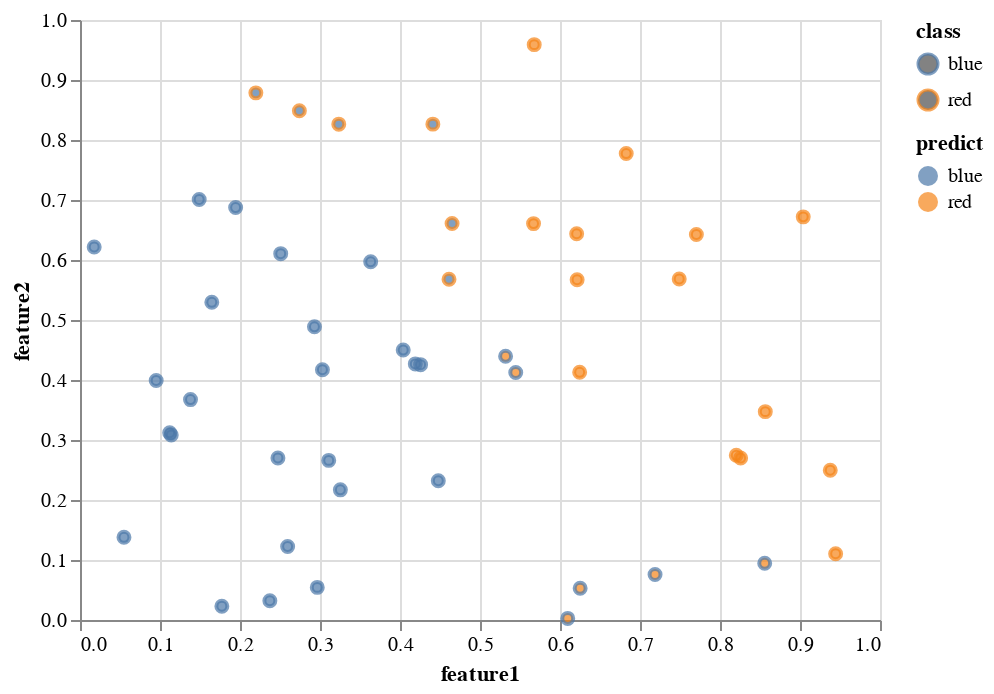

The notebook cell this image was saved under:
### Markdown cell above
Let us see how well we did. This graph puts everything together.

### Code cell
chart = (alt.Chart(df_test)
    .mark_point()
    .encode(
        x = "feature1",
        y = "feature2",
        color = "class",
        fill = "predict",
        tooltip = ["correct"]
    ))
chart

### Figure 1 — Vega-Lite specification as saved in the notebook (floating-point values rounded to 4 significant figures)
{"config": {"view": {"continuousWidth": 400, "continuousHeight": 300}}, "data": {"name": "data-41d45300c0470008a33cbcdc777c3080"}, "mark": "point", "encoding": {"color": {"type": "nominal", "field": "class"}, "fill": {"type": "nominal", "field": "predict"}, "tooltip": [{"type": "nominal", "field": "correct"}], "x": {"type": "quantitative", "field": "feature1"}, "y": {"type": "quantitative", "field": "feature2"}}, "$schema": "https://vega.github.io/schema/vega-lite/v4.8.1.json", "datasets": {"data-41d45300c0470008a33cbcdc777c3080": [{"class": "blue", "split": "test", "feature1": 0.7188, "feature2": 0.07595, "predict": "red", "correct": false}, {"class": "red", "split": "test", "feature1": 0.4411, "feature2": 0.8264, "predict": "blue", "correct": false}, {"class": "red", "split": "test", "feature1": 0.8203, "feature2": 0.2745, "predict": "red", "correct": true}, {"class": "red", "split": "test", "feature1": 0.6208, "feature2": 0.6437, "predict": "red", "correct": true}, {"class": "blue", "split": "test", "feature1": 0.3634, "feature2": 0.597, "predict": "blue", "correct": true}, {"class": "blue", "split": "test", "feature1": 0.3255, "feature2": 0.2169, "predict": "blue", "correct": true}, {"class": "red", "split": "test", "feature1": 0.4651, "feature2": 0.6608, "predict": "blue", "correct": false}, {"class": "blue", "split": "test", "feature1": 0.1945, "feature2": 0.6875, "predict": "blue", "correct": true}, {"class": "blue", "split": "test", "feature1": 0.2509, "feature2": 0.6106, "predict": "blue", "correct": true}, {"class": "red", "split": "test", "feature1": 0.6214, "feature2": 0.5672, "predict": "red", "correct": true}, {"class": "blue", "split": "test", "feature1": 0.1773, "feature2": 0.02296, "predict": "blue", "correct": true}, {"class": "red", "split": "test", "feature1": 0.749, "feature2": 0.5684, "predict": "red", "correct": true}, {"class": "blue", "split": "test", "feature1": 0.3109, "feature2": 0.266, "predict": "blue", "correct": true}, {"class": "blue", "split": "test", "feature1": 0.4479, "feature2": 0.2321, "predict": "blue", "correct": true}, {"class": "blue", "split": "test", "feature1": 0.2966, "feature2": 0.05437, "predict": "blue", "correct": true}, {"class": "red", "split": "test", "feature1": 0.8566, "feature2": 0.3473, "predict": "red", "correct": true}, {"class": "red", "split": "test", "feature1": 0.2198, "feature2": 0.8786, "predict": "blue", "correct": false}, {"class": "red", "split": "test", "feature1": 0.6246, "feature2": 0.4129, "predict": "red", "correct": true}, {"class": "red", "split": "test", "feature1": 0.6828, "feature2": 0.7774, "predict": "red", "correct": true}, {"class": "blue", "split": "test", "feature1": 0.6252, "feature2": 0.05289, "predict": "red", "correct": false}, {"class": "blue", "split": "test", "feature1": 0.8559, "feature2": 0.0945, "predict": "red", "correct": false}, {"class": "blue", "split": "test", "feature1": 0.05496, "feature2": 0.1379, "predict": "blue", "correct": true}, {"class": "red", "split": "test", "feature1": 0.5669, "feature2": 0.6606, "predict": "red", "correct": true}, {"class": "red", "split": "test", "feature1": 0.7705, "feature2": 0.6426, "predict": "red", "correct": true}, {"class": "blue", "split": "test", "feature1": 0.1121, "feature2": 0.312, "predict": "blue", "correct": true}, {"class": "blue", "split": "test", "feature1": 0.1381, "feature2": 0.3673, "predict": "blue", "correct": true}, {"class": "red", "split": "test", "feature1": 0.9446, "feature2": 0.1106, "predict": "red", "correct": true}, {"class": "blue", "split": "test", "feature1": 0.6097, "feature2": 0.002666, "predict": "red", "correct": false}, {"class": "blue", "split": "test", "feature1": 0.4257, "feature2": 0.4256, "predict": "blue", "correct": true}, {"class": "red", "split": "test", "feature1": 0.4613, "feature2": 0.568, "predict": "blue", "correct": false}, {"class": "blue", "split": "test", "feature1": 0.4191, "feature2": 0.4268, "predict": "blue", "correct": true}, {"class": "blue", "split": "test", "feature1": 0.2373, "feature2": 0.03217, "predict": "blue", "correct": true}, {"class": "blue", "split": "test", "feature1": 0.09523, "feature2": 0.3993, "predict": "blue", "correct": true}, {"class": "red", "split": "test", "feature1": 0.2742, "feature2": 0.8488, "predict": "blue", "correct": false}, {"class": "blue", "split": "test", "feature1": 0.5447, "feature2": 0.4126, "predict": "red", "correct": false}, {"class": "red", "split": "test", "feature1": 0.3235, "feature2": 0.8264, "predict": "blue", "correct": false}, {"class": "red", "split": "test", "feature1": 0.904, "feature2": 0.6719, "predict": "red", "correct": true}, {"class": "blue", "split": "test", "feature1": 0.2931, "feature2": 0.4887, "predict": "blue", "correct": true}, {"class": "blue", "split": "test", "feature1": 0.2474, "feature2": 0.2701, "predict": "blue", "correct": true}, {"class": "red", "split": "test", "feature1": 0.8258, "feature2": 0.2699, "predict": "red", "correct": true}, {"class": "blue", "split": "test", "feature1": 0.01774, "feature2": 0.6218, "predict": "blue", "correct": true}, {"class": "blue", "split": "test", "feature1": 0.1141, "feature2": 0.3082, "predict": "blue", "correct": true}, {"class": "blue", "split": "test", "feature1": 0.303, "feature2": 0.4171, "predict": "blue", "correct": true}, {"class": "blue", "split": "test", "feature1": 0.1648, "feature2": 0.5295, "predict": "blue", "correct": true}, {"class": "blue", "split": "test", "feature1": 0.404, "feature2": 0.4499, "predict": "blue", "correct": true}, {"class": "blue", "split": "test", "feature1": 0.2595, "feature2": 0.1226, "predict": "blue", "correct": true}, {"class": "red", "split": "test", "feature1": 0.9378, "feature2": 0.2496, "predict": "red", "correct": true}, {"class": "blue", "split": "test", "feature1": 0.149, "feature2": 0.7009, "predict": "blue", "correct": true}, {"class": "blue", "split": "test", "feature1": 0.532, "feature2": 0.4395, "predict": "red", "correct": false}, {"class": "red", "split": "test", "feature1": 0.5678, "feature2": 0.959, "predict": "red", "correct": true}]}}
